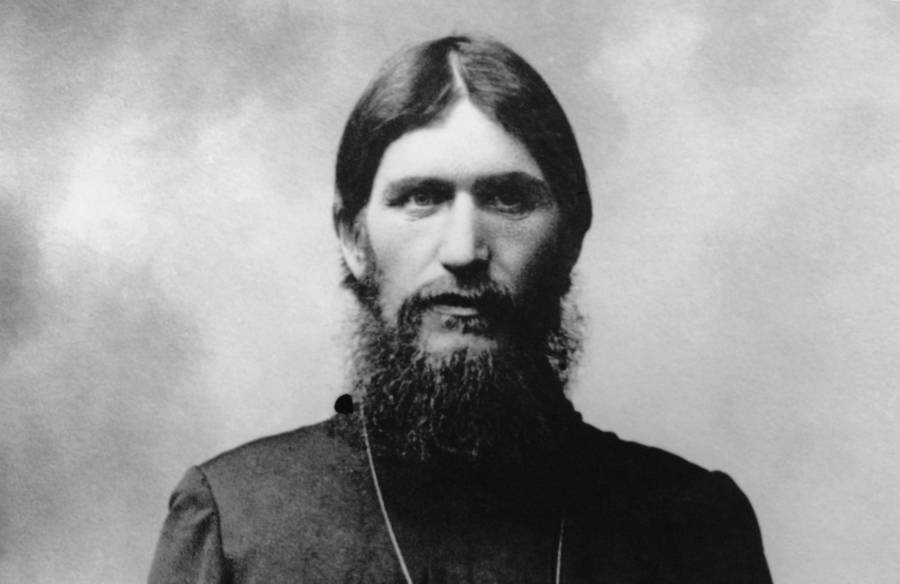
%> input picture grigori-rasputin-beard-robe.jpg, 900 x 584 px
$ octave morphological.m   (GNU Octave 9; MATLAB toolbox functions it lacks are replaced by stand-ins)
%> lines starting %> are read from the running program, lines starting %| are printed output that depends on the picture
I= imread ('C:\Users\User\Pictures\grigori-rasputin-beard-robe.jpg');
%> I is the input picture: size 584x900 uint8; min 3, max 242, mean 153.2
se = offsetstrel('ball',5,5);
se2 = strel('cube',8);
nhood = [0 1 0; 1 1 1; 0 1 0];
I1 = imerode (I,se);
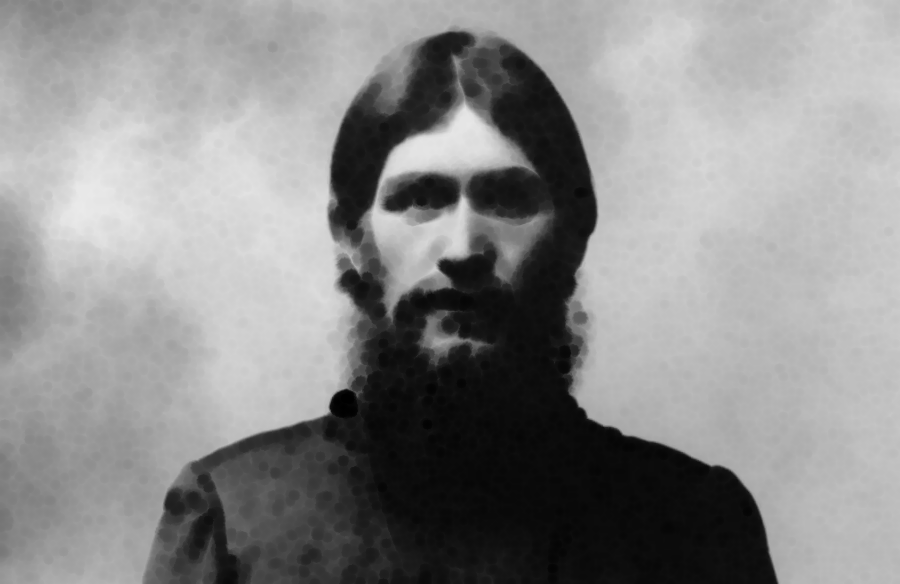
%> I1: size 584x900 uint8; min 0, max 234, mean 139
I2 = imdilate (I,se);
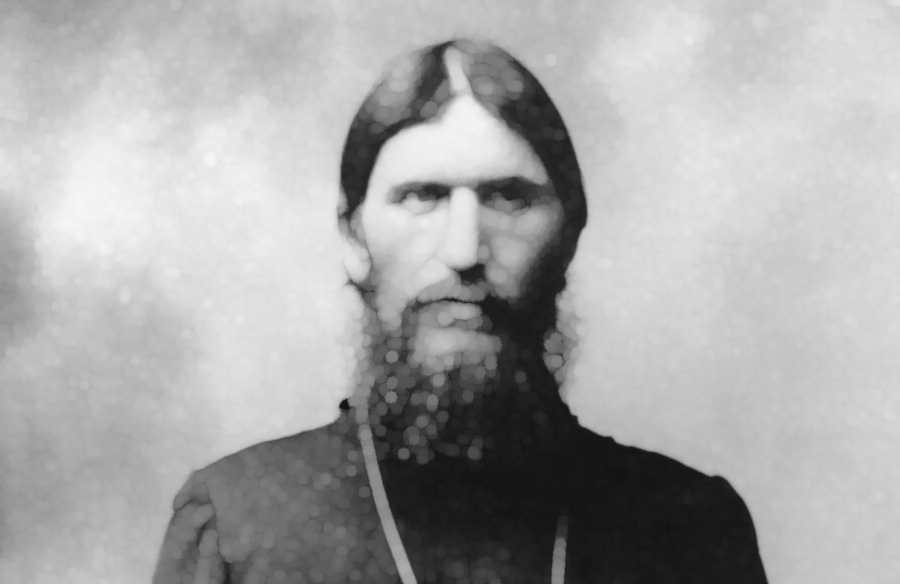
%> I2: size 584x900 uint8; min 18, max 247, mean 167.9

imshowpair (I1,I2,'montage')
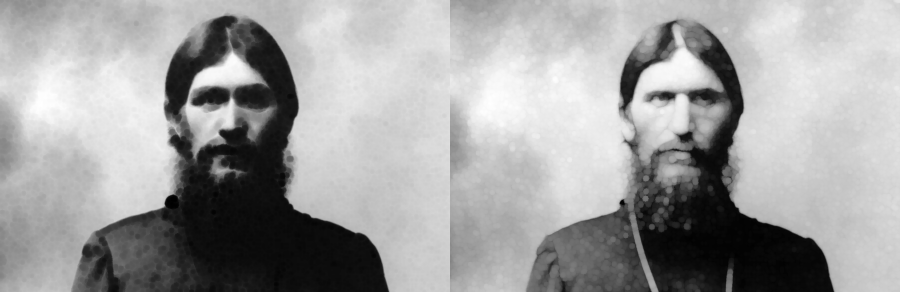
%> displayed picture: size 584x1800, on the screen's scale of 0 to 255 (shown at 1/2 size); min 0, max 255, mean 159.2
